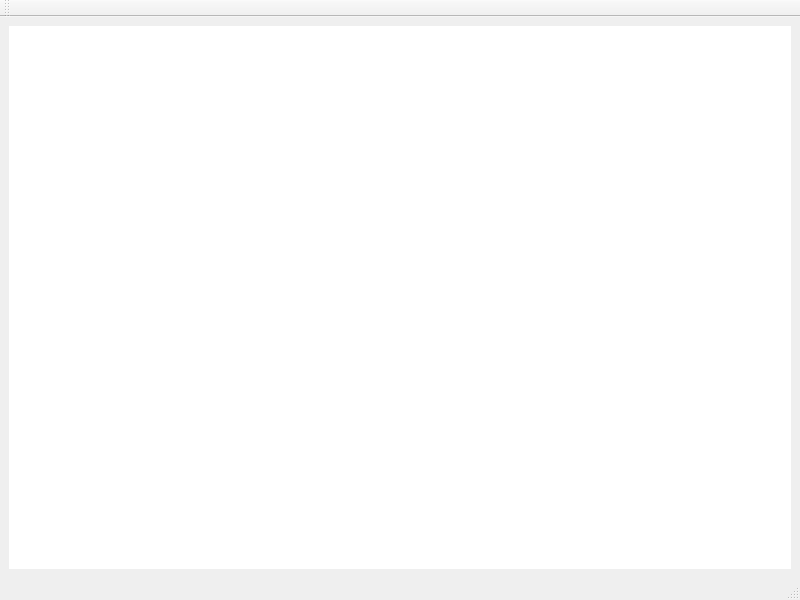
<?xml version="1.0" encoding="UTF-8"?>
<ui version="4.0">
 <class>TextEditor</class>
 <widget class="QMainWindow" name="TextEditor">
  <property name="geometry">
   <rect>
    <x>0</x>
    <y>0</y>
    <width>800</width>
    <height>600</height>
   </rect>
  </property>
  <property name="windowTitle">
   <string>MainWindow</string>
  </property>
  <widget class="QWidget" name="centralwidget">
   <layout class="QGridLayout" name="gridLayout">
    <item row="0" column="0">
     <widget class="EditWindow" name="textEdit">
      <property name="frameShape">
       <enum>QFrame::NoFrame</enum>
      </property>
      <property name="readOnly">
       <bool>false</bool>
      </property>
     </widget>
    </item>
   </layout>
  </widget>
  <widget class="QMenuBar" name="menubar">
   <property name="geometry">
    <rect>
     <x>0</x>
     <y>0</y>
     <width>800</width>
     <height>17</height>
    </rect>
   </property>
  </widget>
  <widget class="QStatusBar" name="statusbar"/>
  <widget class="QToolBar" name="toolBar">
   <property name="windowTitle">
    <string>toolBar</string>
   </property>
   <property name="autoFillBackground">
    <bool>false</bool>
   </property>
   <attribute name="toolBarArea">
    <enum>TopToolBarArea</enum>
   </attribute>
   <attribute name="toolBarBreak">
    <bool>false</bool>
   </attribute>
  </widget>
 </widget>
 <customwidgets>
  <customwidget>
   <class>EditWindow</class>
   <extends>QTextEdit</extends>
   <header location="global">EditWindow.h</header>
  </customwidget>
 </customwidgets>
 <resources/>
 <connections/>
</ui>
